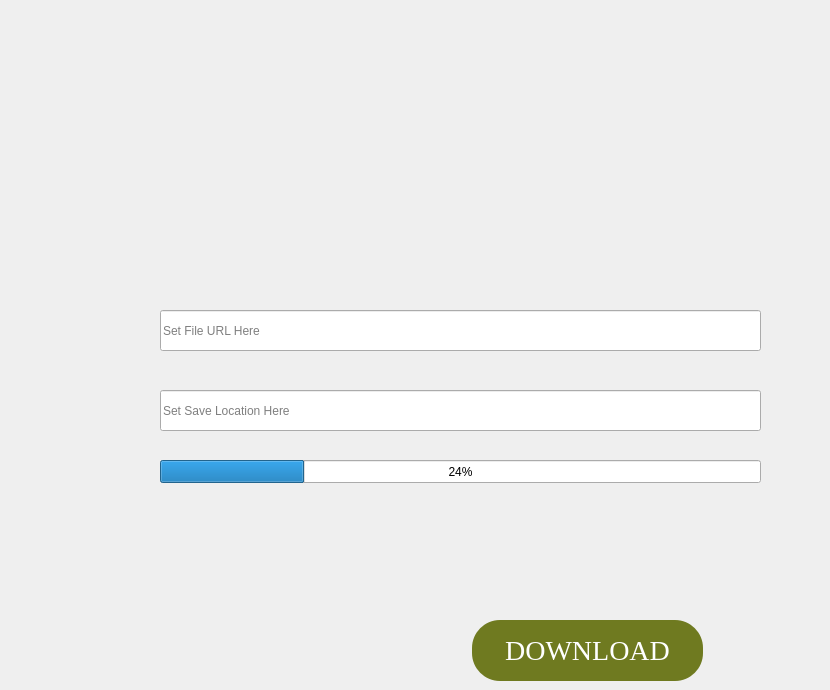
   <widget class="QWidget" name="page_2">
    <widget class="QLineEdit" name="lineEdit">
     <property name="geometry">
      <rect>
       <x>160</x>
       <y>310</y>
       <width>601</width>
       <height>41</height>
      </rect>
     </property>
     <property name="placeholderText">
      <string>Set File URL Here</string>
     </property>
    </widget>
    <widget class="QLineEdit" name="lineEdit_2">
     <property name="geometry">
      <rect>
       <x>160</x>
       <y>390</y>
       <width>601</width>
       <height>41</height>
      </rect>
     </property>
     <property name="placeholderText">
      <string>Set Save Location Here</string>
     </property>
    </widget>
    <widget class="QPushButton" name="pushButton_5">
     <property name="geometry">
      <rect>
       <x>472</x>
       <y>620</y>
       <width>231</width>
       <height>61</height>
      </rect>
     </property>
     <property name="styleSheet">
      <string notr="true">#pushButton_5 {
  background: #6f7a20;
  background-image: -webkit-linear-gradient(top, #6f7a20, #de5d8f);
  background-image: -moz-linear-gradient(top, #6f7a20, #de5d8f);
  background-image: -ms-linear-gradient(top, #6f7a20, #de5d8f);
  background-image: -o-linear-gradient(top, #6f7a20, #de5d8f);
  background-image: linear-gradient(to bottom, #6f7a20, #de5d8f);


  border-radius: 28px;
  font-family: Georgia;
  color: #ffffff;
  font-size: 28px;
  padding: 10px 20px 10px 20px;
  border: solid #d9a220 2px;
  text-decoration: none;
}

#pushButton_5:hover {
  background: #fc3c3c;
  text-decoration: none;
}</string>
     </property>
     <property name="text">
      <string>DOWNLOAD</string>
     </property>
    </widget>
    <widget class="QPushButton" name="pushButton_8">
     <property name="geometry">
      <rect>
       <x>100</x>
       <y>389</y>
       <width>51</width>
       <height>41</height>
      </rect>
     </property>
     <property name="styleSheet">
      <string notr="true">#pushButton_8:hover {
text-decoration: none;
  padding: 10px 20px 10px 20px;
	border: solid #0a0a0a 3px;
  text-decoration: none;
	border: solid #050505 2px;
}
</string>
     </property>
     <property name="text">
      <string/>
     </property>
     <property name="icon">
      <iconset resource="photo/browse.qrc">
       <normaloff>:/newPrefix/browse.png</normaloff>:/newPrefix/browse.png</iconset>
     </property>
     <property name="iconSize">
      <size>
       <width>60</width>
       <height>50</height>
      </size>
     </property>
     <property name="flat">
      <bool>true</bool>
     </property>
    </widget>
    <widget class="QLabel" name="label_18">
     <property name="geometry">
      <rect>
       <x>490</x>
       <y>30</y>
       <width>331</width>
       <height>221</height>
      </rect>
     </property>
     <property name="text">
      <string/>
     </property>
     <property name="pixmap">
      <pixmap resource="photo/browse.qrc">:/newPrefix/files.png</pixmap>
     </property>
     <property name="scaledContents">
      <bool>true</bool>
     </property>
    </widget>
    <widget class="QProgressBar" name="progressBar">
     <property name="geometry">
      <rect>
       <x>160</x>
       <y>460</y>
       <width>601</width>
       <height>23</height>
      </rect>
     </property>
     <property name="value">
      <number>24</number>
     </property>
    </widget>
   </widget>
